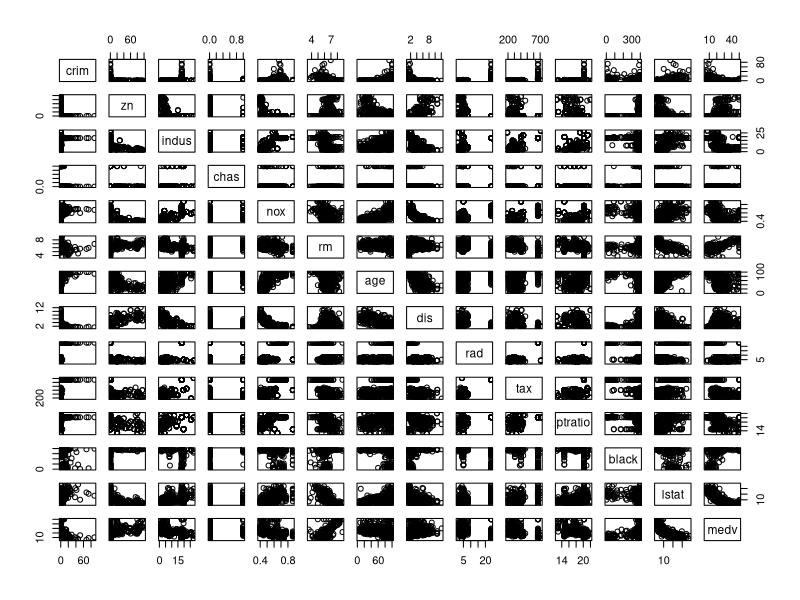
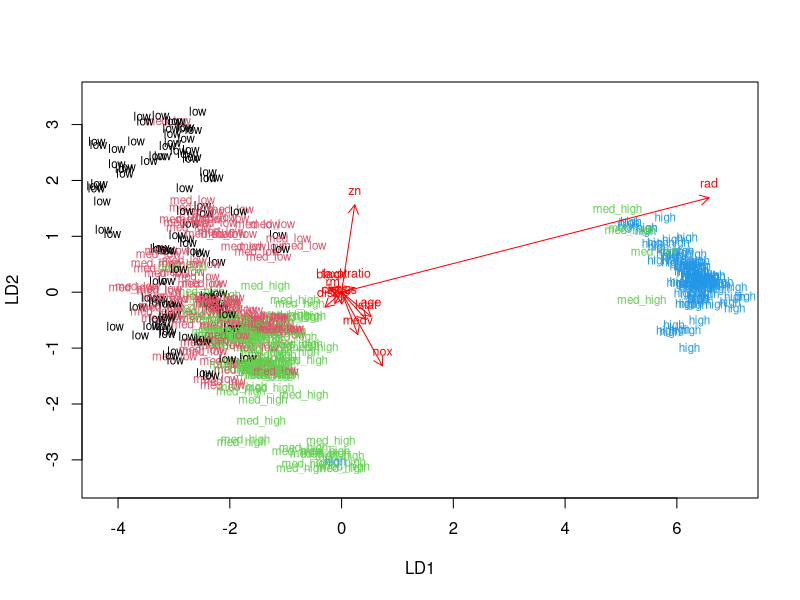
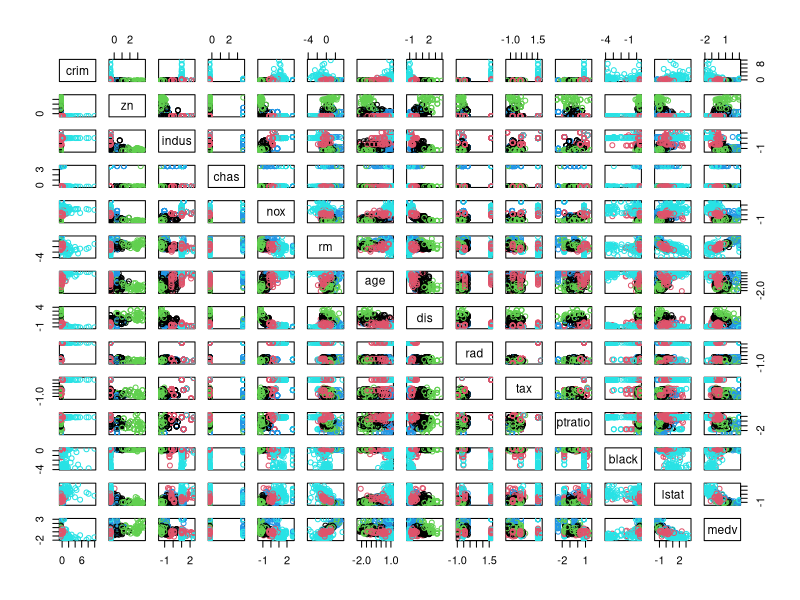
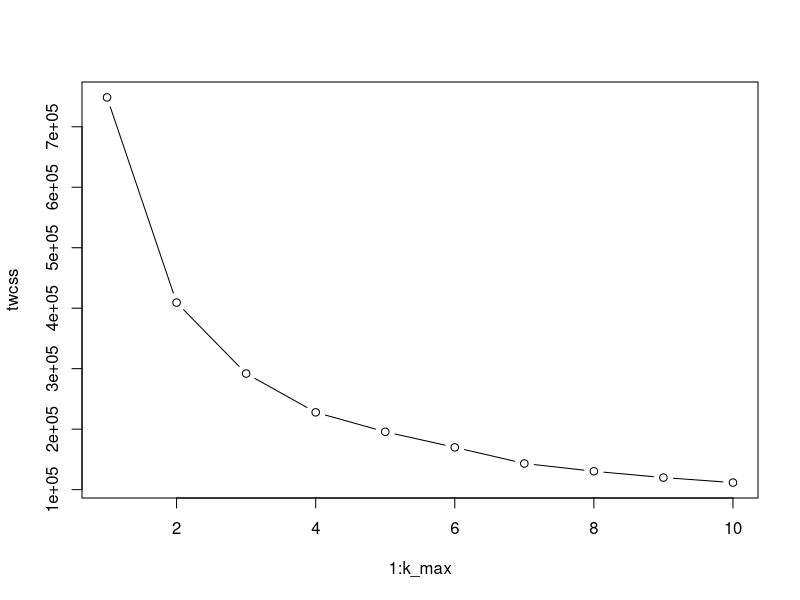
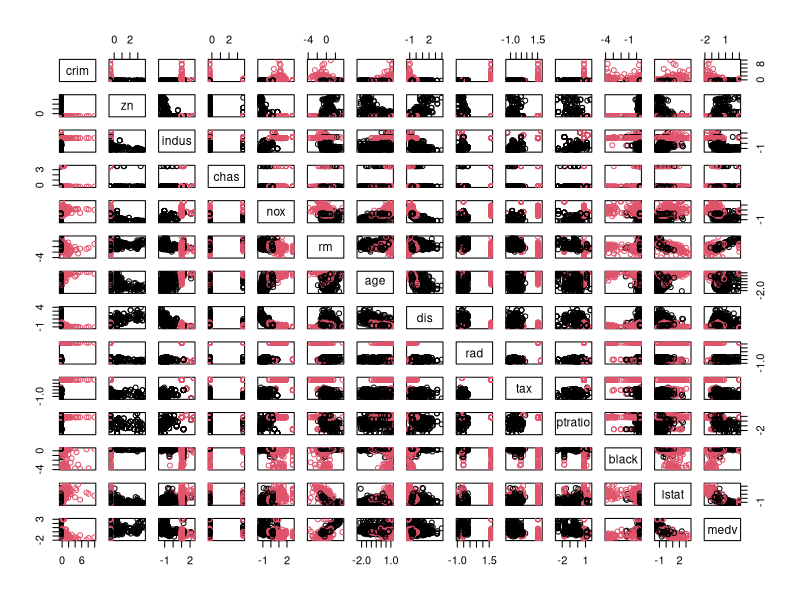

Write R code to recreate these figures, in order.
## ---- chunk 1
# access the MASS package and load the data
library(MASS)
library(dplyr)
library(ggplot2)
library(GGally)
data("Boston")
## ---- chunk 2
# explore data dimension and structures
dim(Boston)
str(Boston)
summary(Boston)
## ---- chunk 3
# graphical overview of the data
pairs(Boston)
## ---- chunk 4
# center and standardize variables
boston_scaled <- scale(Boston)
summary(boston_scaled)
boston_scaled <- as.data.frame(boston_scaled) #otherwise its matrix
## ---- chunk 5
# save the scaled crim as scaled_crim
scaled_crim <- boston_scaled$crim
# create a quantile vector of crim and print it
bins <- quantile(scaled_crim)
# create a categorical variable 'crime'
crime <- cut(scaled_crim, breaks = bins, include.lowest = TRUE, label=c("low", "med_low", "med_high", "high"))
# remove original crim from the dataset
boston_scaled <- dplyr::select(boston_scaled, -crim)
# add the new categorical value to scaled data
boston_scaled <- data.frame(boston_scaled, crime)
## ---- chunk 6
n <- nrow(boston_scaled) # gives number of rows
# choose randomly 80% of the rows
ind <- sample(n,  size = n * 0.8)
# create training and testing sets
train <- boston_scaled[ind,]
test <- boston_scaled[-ind,]
## ---- chunk 7
lda.fit <- lda(crime ~ ., data = train)
lda.fit

# the function for lda biplot arrows
# original? http://stackoverflow.com/questions/17232251/how-can-i-plot-a-biplot-for-lda-in-r
lda.arrows <- function(x, myscale = 1, arrow_heads = 0.1, color = "red", tex = 0.75, choices = c(1,2)){
  heads <- coef(x)
  arrows(x0 = 0, y0 = 0, 
         x1 = myscale * heads[,choices[1]], 
         y1 = myscale * heads[,choices[2]], col=color, length = arrow_heads)
  text(myscale * heads[,choices], labels = row.names(heads), 
       cex = tex, col=color, pos=3)
}

# target classes as numeric
classes <- as.numeric(train$crime)

# plot the lda results
# The argument dimen to choose how many discriminants are used. 
plot(lda.fit, dimen = 2, col = classes, pch = classes)
lda.arrows(lda.fit, myscale = 2)
## ---- chunk 8
# save the correct classes from test data
correct_classes <- test$crime
# remove the crime variable from test data
test <- dplyr::select(test, -crime)

# predict classes with test data
lda.pred <- predict(lda.fit, newdata = test)

# cross tabulate the results
table(correct = correct_classes, predicted = lda.pred$class)
## ---- chunk 9
# reload Boston and scale it
data('Boston')
boston_scaledk <- scale(Boston)
boston_scaledk <- as.data.frame(boston_scaledk) #otherwise matrix
# calculate euclidean distance matrix
dist_eu <- dist(boston_scaledk) # obs dist takes time with large datasets
summary(dist_eu)
## ---- chunk 10
# k-means clustering
km <-kmeans(dist_eu, centers = 5)

# plot the Boston dataset with clusters
pairs(boston_scaledk, col = km$cluster)
## ---- chunk 11
set.seed(123) # to make sure different k's are comparable
k_max <- 10 # determine the max number of clusters

# calculate the total within sum of squares
twcss <- sapply(1:k_max, function(k){kmeans(dist_eu, k)$tot.withinss})

# visualize the results
plot(1:k_max, twcss, type='b')
## ---- chunk 12
# k-means clustering
km <-kmeans(dist_eu, centers = 2)

# plot the Boston dataset with clusters that didn't work out
# ggpairs(boston_scaledk, mapping = aes(col = cluster))

# plot the Boston dataset with clusters
pairs(boston_scaledk, col = km$cluster)

## ---- chunk 13

